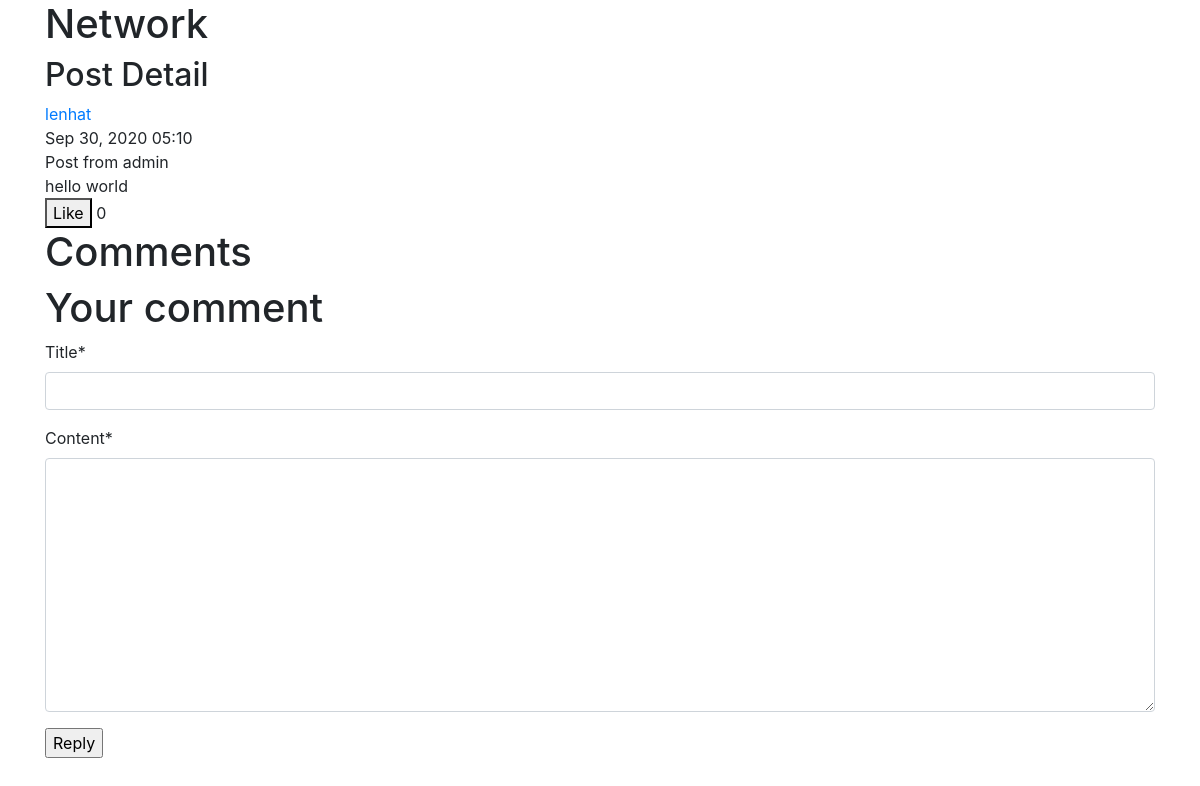
Page /post/1/ (signed in) on the earlier database version.
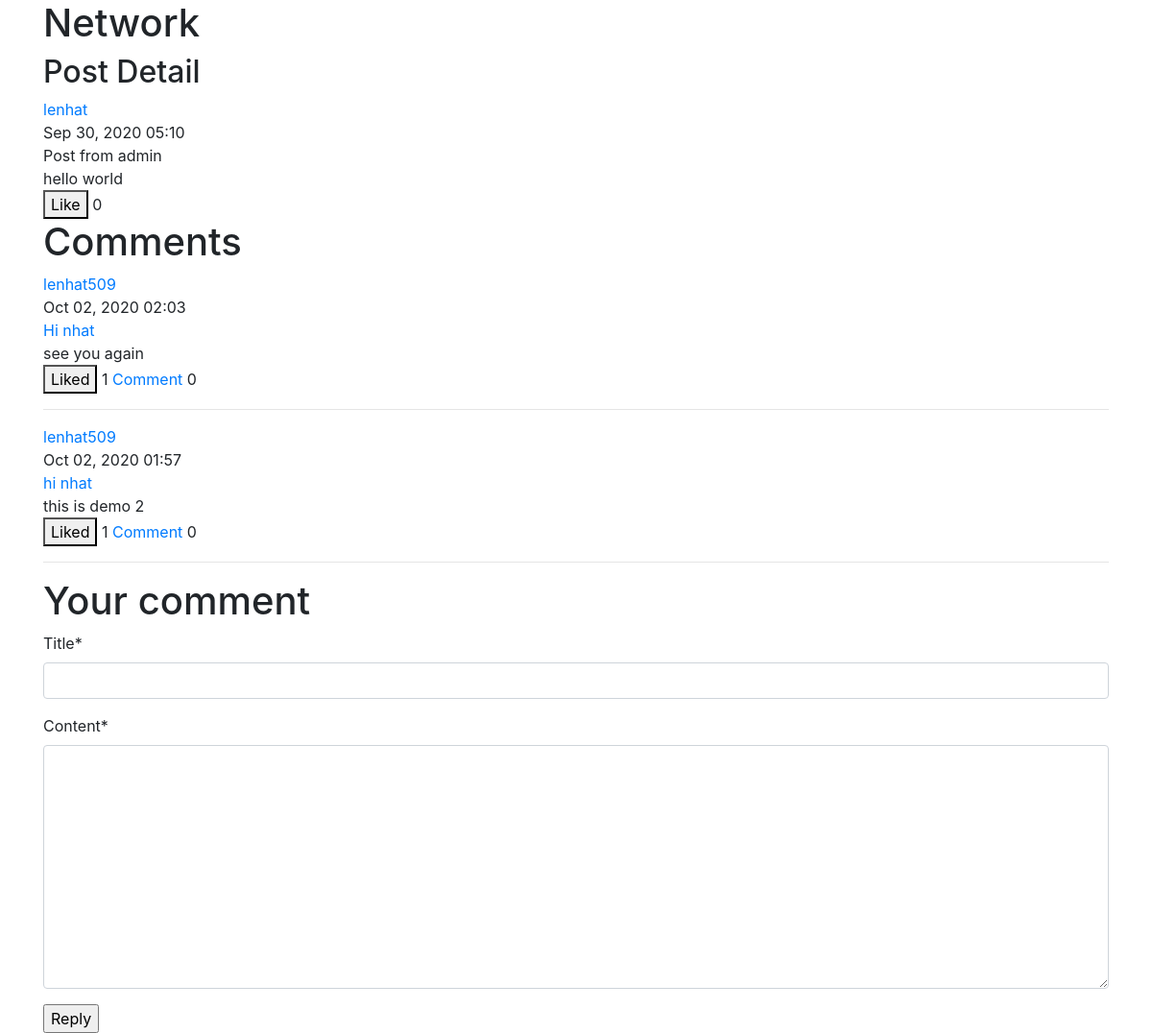
Same page on the later database version.
### posts/models.py (models this page shows, shortened)
class Post(models.Model):
    title = models.CharField(max_length=200)
    content = models.TextField()
    date_posted = models.DateTimeField(default=timezone.now)
    author = models.ForeignKey(User, on_delete=models.CASCADE)
    likes = models.ManyToManyField(User, related_name='interesting_posts', blank=True)
    comment_to = models.ForeignKey('self', related_name='comments', blank=True, null=True, on_delete=models.CASCADE)

### posts/views.py (the view, shortened to what this page needs)
# urls.py: path('post/<int:pk>/', views.PostDetailView.as_view(), name='post-detail'),
class PostDetailView(LoginRequiredMixin, CreateView, SingleObjectMixin):
    model = Post
    template_name='posts/detail.html'
    fields = ['title', 'content']
    def get_context_data(self, **kwargs):
        context = super(PostDetailView, self).get_context_data(**kwargs)
        context['post'] = self.get_object()
        context['comments'] = self.get_object().comments.order_by('-date_posted')
        return context

### posts/templates/posts/detail.html (shortened to what this page needs)
{% extends 'users/layout.html' %}
{% load crispy_forms_tags %}
{% load tz %}
{% block body %}
    <h2>Post Detail</h2>
    <div class="post" data-id='{{post.id}}'>
        <a href="{% url 'user-posts' post.author.username %}">{{ post.author.username }}</a> <br>
        {{ post.date_posted|localtime|date:'M d, Y H:i'}} <br>
        {{ post.title }} <br>
        {{ post.content }} <br>
        <button id='toggle-like'>
            {% if user in post.likes.all %}
                Liked
            {% else %}
                Like
            {% endif %}
        </button>
        <span id="number-likes">{{post.likes.count}}</span>
    </div>
    <h1>Comments</h1>
    {% if comments %}
        {% for post in comments %}
        <div class="post" data-id='{{post.id}}'>
            <a href="{% url 'user-posts' post.author.username %}">{{ post.author.username }}</a> <br>
            {{ post.date_posted|localtime|date:'M d, Y H:i'}} <br>
            <a href="{% url 'post-detail' post.id %}">{{ post.title }}</a> <br>
            {{ post.content }} <br>
            <button id='toggle-like'>
                {% if user in post.likes.all %}
                    Liked
                {% else %}
                    Like
                {% endif %}
            </button>
            <span id="number-likes">{{post.likes.count}}</span>
            <a href="{% url 'post-detail' post.id %}">Comment</a>
            <span id='number-comments'>{{post.comments.count}}</span>
        </div>
        <hr>
        {% endfor %}
    {% endif %}
    <h1>Your comment</h1>
    <form action="" method="POST">
        {{ form|crispy }}
        <input type="submit" value='Reply'>
    </form>
{% endblock body %}

### users/templates/users/layout.html (shortened to what this page needs)
{% load static %}
<!DOCTYPE html>
<html lang="en">
<head>
    <link rel="stylesheet" href="https://maxcdn.bootstrapcdn.com/bootstrap/4.0.0/css/bootstrap.min.css">
    <link rel="stylesheet" href="{% static 'users/main.css' %}" type='text/css'>
</head>
<body>
    <div class='container'>
        <h1>Network</h1>
        {% block body %}
        {% endblock body %}
    </div>
</body>
</html>

Differences in the rows shown:
added Post: author.username "lenhat509", date_posted "Oct 02, 2020 02:03", title "Hi nhat", content "see you again", shows "Liked", likes.count "1", comments.count "0"
added Post: author.username "lenhat509", date_posted "Oct 02, 2020 01:57", title "hi nhat", content "this is demo 2", shows "Liked", likes.count "1", comments.count "0"
